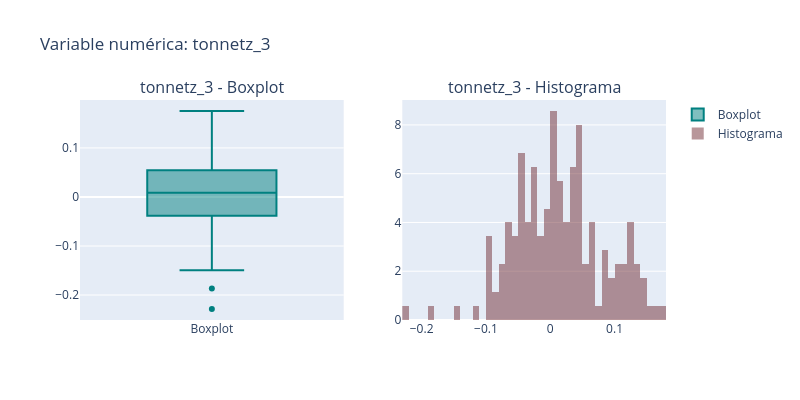
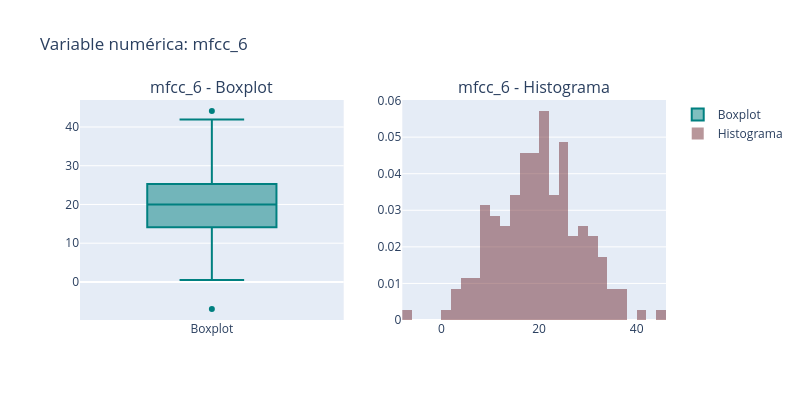
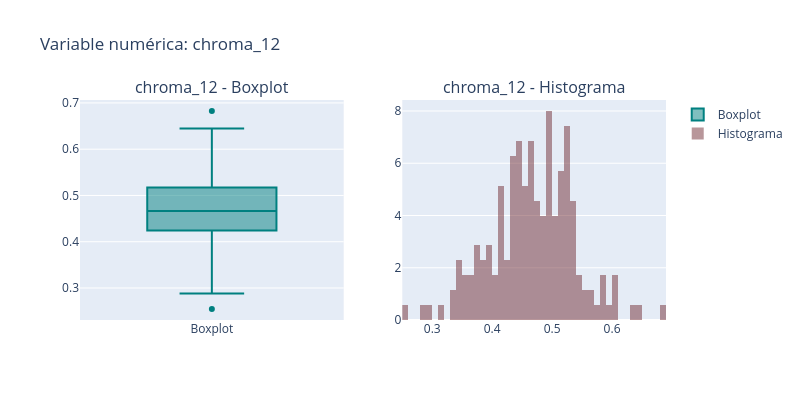
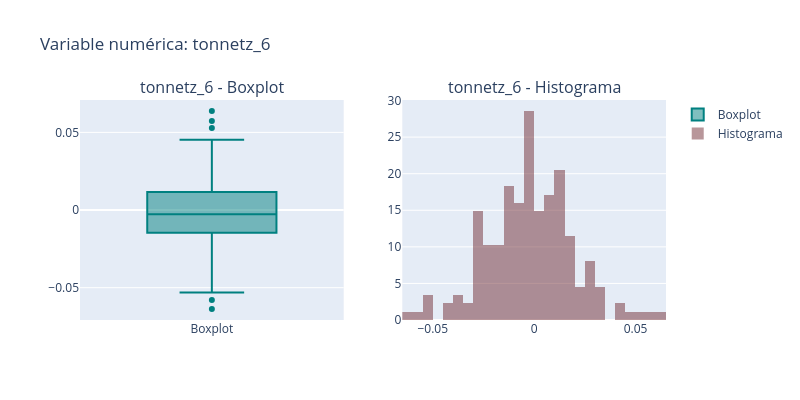

The notebook cell saved with these charts, in order:
### Code cell
analisis.plot_num()

### Figure 1 — Plotly figure (JSON) as saved in the notebook; plotly's stock layout.template omitted (floating-point values rounded to 4 significant figures; data arrays with more than 128 entries replaced by an {"elided": "..."} marker saying what was removed)
{"data": [{"marker": {"color": "#008080"}, "name": "Boxplot", "type": "box", "xaxis": "x", "y": {"elided": "175 float values"}, "yaxis": "y"}, {"histnorm": "probability density", "marker": {"color": "rgba(114, 47, 55, 0.5)"}, "name": "Histograma", "nbinsx": 50, "type": "histogram", "x": {"elided": "175 float values"}, "xaxis": "x2", "yaxis": "y2"}], "layout": {"annotations": [{"font": {"size": 16}, "showarrow": false, "text": "tonnetz_3 - Boxplot", "x": 0.225, "xanchor": "center", "xref": "paper", "y": 1, "yanchor": "bottom", "yref": "paper"}, {"font": {"size": 16}, "showarrow": false, "text": "tonnetz_3 - Histograma", "x": 0.775, "xanchor": "center", "xref": "paper", "y": 1, "yanchor": "bottom", "yref": "paper"}], "height": 400, "title": {"text": "Variable numérica: tonnetz_3"}, "width": 800, "xaxis": {"anchor": "y", "domain": [0, 0.45]}, "xaxis2": {"anchor": "y2", "domain": [0.55, 1]}, "yaxis": {"anchor": "x", "domain": [0, 1]}, "yaxis2": {"anchor": "x2", "domain": [0, 1]}}}

### Figure 2 — Plotly figure (JSON) as saved in the notebook; plotly's stock layout.template omitted (floating-point values rounded to 4 significant figures; data arrays with more than 128 entries replaced by an {"elided": "..."} marker saying what was removed)
{"data": [{"marker": {"color": "#008080"}, "name": "Boxplot", "type": "box", "xaxis": "x", "y": {"elided": "175 float values"}, "yaxis": "y"}, {"histnorm": "probability density", "marker": {"color": "rgba(114, 47, 55, 0.5)"}, "name": "Histograma", "nbinsx": 50, "type": "histogram", "x": {"elided": "175 float values"}, "xaxis": "x2", "yaxis": "y2"}], "layout": {"annotations": [{"font": {"size": 16}, "showarrow": false, "text": "mfcc_6 - Boxplot", "x": 0.225, "xanchor": "center", "xref": "paper", "y": 1, "yanchor": "bottom", "yref": "paper"}, {"font": {"size": 16}, "showarrow": false, "text": "mfcc_6 - Histograma", "x": 0.775, "xanchor": "center", "xref": "paper", "y": 1, "yanchor": "bottom", "yref": "paper"}], "height": 400, "title": {"text": "Variable numérica: mfcc_6"}, "width": 800, "xaxis": {"anchor": "y", "domain": [0, 0.45]}, "xaxis2": {"anchor": "y2", "domain": [0.55, 1]}, "yaxis": {"anchor": "x", "domain": [0, 1]}, "yaxis2": {"anchor": "x2", "domain": [0, 1]}}}

### Figure 3 — Plotly figure (JSON) as saved in the notebook; plotly's stock layout.template omitted (floating-point values rounded to 4 significant figures; data arrays with more than 128 entries replaced by an {"elided": "..."} marker saying what was removed)
{"data": [{"marker": {"color": "#008080"}, "name": "Boxplot", "type": "box", "xaxis": "x", "y": {"elided": "175 float values"}, "yaxis": "y"}, {"histnorm": "probability density", "marker": {"color": "rgba(114, 47, 55, 0.5)"}, "name": "Histograma", "nbinsx": 50, "type": "histogram", "x": {"elided": "175 float values"}, "xaxis": "x2", "yaxis": "y2"}], "layout": {"annotations": [{"font": {"size": 16}, "showarrow": false, "text": "chroma_12 - Boxplot", "x": 0.225, "xanchor": "center", "xref": "paper", "y": 1, "yanchor": "bottom", "yref": "paper"}, {"font": {"size": 16}, "showarrow": false, "text": "chroma_12 - Histograma", "x": 0.775, "xanchor": "center", "xref": "paper", "y": 1, "yanchor": "bottom", "yref": "paper"}], "height": 400, "title": {"text": "Variable numérica: chroma_12"}, "width": 800, "xaxis": {"anchor": "y", "domain": [0, 0.45]}, "xaxis2": {"anchor": "y2", "domain": [0.55, 1]}, "yaxis": {"anchor": "x", "domain": [0, 1]}, "yaxis2": {"anchor": "x2", "domain": [0, 1]}}}

### Figure 4 — Plotly figure (JSON) as saved in the notebook; plotly's stock layout.template omitted (floating-point values rounded to 4 significant figures; data arrays with more than 128 entries replaced by an {"elided": "..."} marker saying what was removed)
{"data": [{"marker": {"color": "#008080"}, "name": "Boxplot", "type": "box", "xaxis": "x", "y": {"elided": "175 float values"}, "yaxis": "y"}, {"histnorm": "probability density", "marker": {"color": "rgba(114, 47, 55, 0.5)"}, "name": "Histograma", "nbinsx": 50, "type": "histogram", "x": {"elided": "175 float values"}, "xaxis": "x2", "yaxis": "y2"}], "layout": {"annotations": [{"font": {"size": 16}, "showarrow": false, "text": "tonnetz_6 - Boxplot", "x": 0.225, "xanchor": "center", "xref": "paper", "y": 1, "yanchor": "bottom", "yref": "paper"}, {"font": {"size": 16}, "showarrow": false, "text": "tonnetz_6 - Histograma", "x": 0.775, "xanchor": "center", "xref": "paper", "y": 1, "yanchor": "bottom", "yref": "paper"}], "height": 400, "title": {"text": "Variable numérica: tonnetz_6"}, "width": 800, "xaxis": {"anchor": "y", "domain": [0, 0.45]}, "xaxis2": {"anchor": "y2", "domain": [0.55, 1]}, "yaxis": {"anchor": "x", "domain": [0, 1]}, "yaxis2": {"anchor": "x2", "domain": [0, 1]}}}
